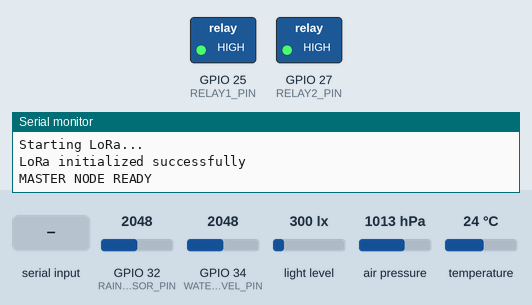
The sketch below on a simulated ESP32. Shown: switched loads named in the sketch (green lamp = pin HIGH), the last lines printed to the serial monitor. The inputs (shaded band) are chosen by the test bench; at power-on: GPIO 32 (RAIN_SENSOR_PIN) = 2048, GPIO 34 (WATER_LEVEL_PIN) = 2048, light level 300 lx, air pressure 1013 hPa, temperature 24 °C (analog values on the 0–4095 scale). No radio packets arrive unless stated.

Above: at 2.2 s.
2.3 s: "PUMP1_ON\n" received over Serial
At 3.1 s:
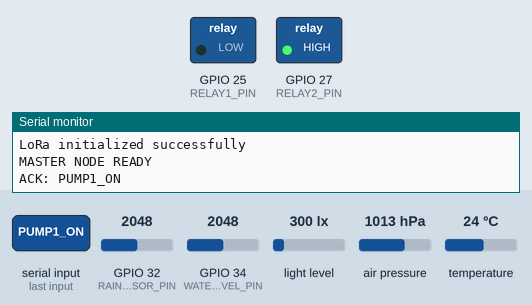
9.5 s: "PUMP1_OFF\n" received over Serial
At 10.7 s:
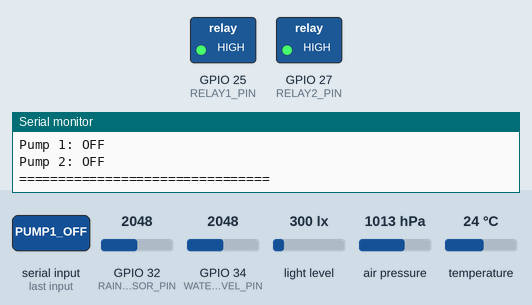
11.0 s: "PUMP2_ON\n" received over Serial
At 12.1 s:
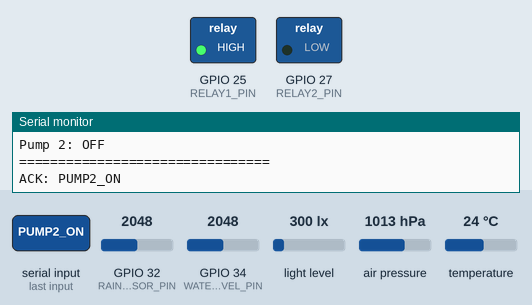
Timing chart, 0 to 13.5 s (numbered marks = the images above; inputs shaded):
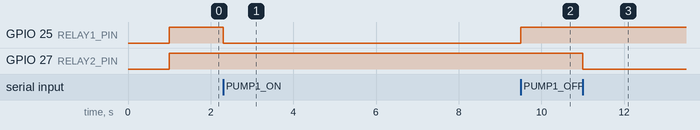

The sketch:

Master_Node.ino
```cpp
#include <Adafruit_BMP280.h>
#include <Arduino.h>
#include <BH1750.h>
#include <LoRa.h>
#include <Wire.h>

// =====================================================
// I2C
// =====================================================

#define I2C_SDA 21
#define I2C_SCL 22

// =====================================================
// RAIN SENSOR
// =====================================================

#define RAIN_SENSOR_PIN 32

// =====================================================
// WATER LEVEL SENSOR
// =====================================================

#define WATER_LEVEL_PIN 34

// =====================================================
// RELAYS
// =====================================================

#define RELAY1_PIN 25
#define RELAY2_PIN 27

// Many relay modules are active LOW.
// Change to false if your relay is active HIGH.

#define RELAY_ACTIVE_LOW true

// =====================================================
// LORA SX1278 RA-02
// =====================================================

#define LORA_SCK 18
#define LORA_MISO 19
#define LORA_MOSI 23
#define LORA_SS 5
#define LORA_RST 14
#define LORA_DIO0 26

#define LORA_FREQUENCY 433E6

// =====================================================
// SENSOR OBJECTS
// =====================================================

BH1750 lightSensor;

Adafruit_BMP280 bmp;

// =====================================================
// SENSOR VALUES
// =====================================================

int rainRaw = 0;
int waterLevelRaw = 0;

float lightLux = 0;
float pressure = 0;
float bmpTemperature = 0;

// =====================================================
// SLAVE DATA STRUCTURE
// =====================================================

struct SlaveData {

  int nodeID;

  float airTemperature;
  float airHumidity;

  int soilMoisture;
  int soilMoistureRaw;

  float soilTemperature;

  int rssi;

  unsigned long lastReceived;

  bool received;
};

// =====================================================
// TWO SLAVE NODES
// =====================================================

SlaveData slave1 = {1, 0, 0, 0, 0, 0, 0, 0, false};

SlaveData slave2 = {2, 0, 0, 0, 0, 0, 0, 0, false};

// =====================================================
// RELAY CONTROL
// =====================================================

void setRelay(int pin, bool on) {

  if (RELAY_ACTIVE_LOW) {

    digitalWrite(pin, on ? LOW : HIGH);

  } else {

    digitalWrite(pin, on ? HIGH : LOW);
  }
}

// =====================================================
// READ LOCAL SENSORS
// =====================================================

void readLocalSensors() {

  rainRaw = analogRead(RAIN_SENSOR_PIN);

  waterLevelRaw = analogRead(WATER_LEVEL_PIN);

  lightLux = lightSensor.readLightLevel();

  bmpTemperature = bmp.readTemperature();

  pressure = bmp.readPressure() / 100.0F;
}

// =====================================================
// PRINT LOCAL SENSORS
// =====================================================

void printLocalSensors() {

  Serial.println();
  Serial.println("========== MASTER SENSORS ==========");

  Serial.print("Rain Raw: ");
  Serial.println(rainRaw);

  Serial.print("Water Level Raw: ");
  Serial.println(waterLevelRaw);

  Serial.print("Light: ");
  Serial.print(lightLux);
  Serial.println(" lux");

  Serial.print("BMP Temperature: ");
  Serial.print(bmpTemperature);
  Serial.println(" °C");

  Serial.print("Pressure: ");
  Serial.print(pressure);
  Serial.println(" hPa");

  Serial.println("====================================");
}

// =====================================================
// PARSE SLAVE PACKET
// =====================================================

bool parseSlavePacket(String packet) {

  int nodeID;

  float airT;
  float airH;

  int soilM;
  int soilRaw;

  float soilT;

  int parsed = sscanf(packet.c_str(), "NODE=%d,T=%f,H=%f,SM=%d,SMRAW=%d,ST=%f",
                      &nodeID, &airT, &airH, &soilM, &soilRaw, &soilT);

  if (parsed != 6) {

    Serial.println("Invalid LoRa packet:");
    Serial.println(packet);

    return false;
  }

  SlaveData *node = nullptr;

  if (nodeID == 1) {

    node = &slave1;

  } else if (nodeID == 2) {

    node = &slave2;

  } else {

    Serial.print("Unknown node ID: ");
    Serial.println(nodeID);

    return false;
  }

  node->nodeID = nodeID;

  node->airTemperature = airT;

  node->airHumidity = airH;

  node->soilMoisture = soilM;

  node->soilMoistureRaw = soilRaw;

  node->soilTemperature = soilT;

  node->rssi = LoRa.packetRssi();

  node->lastReceived = millis();

  node->received = true;

  return true;
}

// =====================================================
// PRINT SLAVE DATA
// =====================================================

void printSlaveData(SlaveData &node) {

  Serial.println();

  Serial.print("========== SLAVE NODE ");
  Serial.print(node.nodeID);
  Serial.println(" ==========");

  Serial.print("Air Temperature: ");
  Serial.print(node.airTemperature);
  Serial.println(" °C");

  Serial.print("Air Humidity: ");
  Serial.print(node.airHumidity);
  Serial.println(" %");

  Serial.print("Soil Moisture: ");
  Serial.print(node.soilMoisture);
  Serial.println(" %");

  Serial.print("Soil Raw: ");
  Serial.println(node.soilMoistureRaw);

  Serial.print("Soil Temperature: ");
  Serial.print(node.soilTemperature);
  Serial.println(" °C");

  Serial.print("LoRa RSSI: ");
  Serial.print(node.rssi);
  Serial.println(" dBm");

  Serial.println("====================================");
}

// =====================================================
// RECEIVE LORA
// =====================================================

void receiveLoRa() {

  int packetSize = LoRa.parsePacket();

  if (!packetSize) {
    return;
  }

  String packet = "";

  while (LoRa.available()) {

    packet += (char)LoRa.read();
  }

  Serial.println();
  Serial.print("Received: ");
  Serial.println(packet);

  if (parseSlavePacket(packet)) {

    if (packet.indexOf("NODE=1") >= 0) {

      printSlaveData(slave1);
    }

    if (packet.indexOf("NODE=2") >= 0) {

      printSlaveData(slave2);
    }
  }
}

// =====================================================
// PROCESS COMMANDS FROM RASPBERRY PI
// =====================================================

bool manualRelayOverride1 = false;
bool manualRelayState1 = false;
bool manualRelayOverride2 = false;
bool manualRelayState2 = false;

void processSerialCommands() {
  while (Serial.available()) {
    String cmd = Serial.readStringUntil('\n');
    cmd.trim();
    if (cmd.length() == 0)
      continue;

    if (cmd.equalsIgnoreCase("PUMP1_ON")) {
      manualRelayOverride1 = true;
      manualRelayState1 = true;
      setRelay(RELAY1_PIN, true);
      Serial.println("ACK: PUMP1_ON");
    } else if (cmd.equalsIgnoreCase("PUMP1_OFF")) {
      manualRelayOverride1 = true;
      manualRelayState1 = false;
      setRelay(RELAY1_PIN, false);
      Serial.println("ACK: PUMP1_OFF");
    } else if (cmd.equalsIgnoreCase("PUMP2_ON")) {
      manualRelayOverride2 = true;
      manualRelayState2 = true;
      setRelay(RELAY2_PIN, true);
      Serial.println("ACK: PUMP2_ON");
    } else if (cmd.equalsIgnoreCase("PUMP2_OFF")) {
      manualRelayOverride2 = true;
      manualRelayState2 = false;
      setRelay(RELAY2_PIN, false);
      Serial.println("ACK: PUMP2_OFF");
    } else if (cmd.equalsIgnoreCase("AUTO_MODE")) {
      manualRelayOverride1 = false;
      manualRelayOverride2 = false;
      Serial.println("ACK: AUTO_MODE");
    }
  }
}

// =====================================================
// IRRIGATION LOGIC
// =====================================================

// This is a simple prototype control logic.
//
// IMPORTANT:
// Calibrate soil moisture and rain thresholds.
// Do not use this to operate pumps unattended
// until you test the relay and sensor behavior.

void irrigationControl() {

  bool rainDetected = rainRaw < 1500;

  // Rain sensor is used strictly for telemetry detection and display.
  // Pump switching is managed via edge station Python controller (Weather API driven).

  bool pump1On = false;
  bool pump2On = false;

  if (manualRelayOverride1) {
    pump1On = manualRelayState1;
  }

  if (manualRelayOverride2) {
    pump2On = manualRelayState2;
  }

  setRelay(RELAY1_PIN, pump1On);
  setRelay(RELAY2_PIN, pump2On);

  Serial.println();
  Serial.println("========== IRRIGATION ==========");

  Serial.print("Rain Detected: ");
  Serial.println(rainDetected ? "YES" : "NO");

  Serial.print("Pump 1: ");
  Serial.println(pump1On ? "ON" : "OFF");

  Serial.print("Pump 2: ");
  Serial.println(pump2On ? "ON" : "OFF");

  Serial.println("================================");
}

// =====================================================
// SETUP
// =====================================================

void setup() {

  Serial.begin(115200);

  delay(1000);

  Serial.println();
  Serial.println("================================");
  Serial.println("SIH 2026 MASTER NODE");
  Serial.println("================================");

  // ADC
  analogReadResolution(12);

  analogSetPinAttenuation(RAIN_SENSOR_PIN, ADC_11db);

  analogSetPinAttenuation(WATER_LEVEL_PIN, ADC_11db);

  // Relay setup
  pinMode(RELAY1_PIN, OUTPUT);
  pinMode(RELAY2_PIN, OUTPUT);

  // Start with pumps OFF
  setRelay(RELAY1_PIN, false);
  setRelay(RELAY2_PIN, false);

  // I2C
  Wire.begin(I2C_SDA, I2C_SCL);

  // BH1750
  if (lightSensor.begin(BH1750::CONTINUOUS_HIGH_RES_MODE)) {

    Serial.println("GY-302 initialized");

  } else {

    Serial.println("GY-302 initialization FAILED");
  }

  // BMP280
  if (bmp.begin(0x76)) {

    Serial.println("BMP280 initialized");

  } else if (bmp.begin(0x77)) {

    Serial.println("BMP280 initialized at 0x77");

  } else {

    Serial.println("BMP280 initialization FAILED");
  }

  // LoRa
  LoRa.setPins(LORA_SS, LORA_RST, LORA_DIO0);

  Serial.println("Starting LoRa...");

  if (!LoRa.begin(LORA_FREQUENCY)) {

    Serial.println("LoRa initialization FAILED!");

    while (true) {
      delay(1000);
    }
  }

  LoRa.setTxPower(17);

  LoRa.setSpreadingFactor(7);

  LoRa.setSignalBandwidth(125E3);

  LoRa.setCodingRate4(5);

  LoRa.enableCrc();

  Serial.println("LoRa initialized successfully");

  Serial.println("MASTER NODE READY");
}

// =====================================================
// LOOP
// =====================================================

void loop() {

  processSerialCommands();

  receiveLoRa();

  static unsigned long lastSensorRead = 0;

  static unsigned long lastIrrigation = 0;

  if (millis() - lastSensorRead >= 5000) {

    lastSensorRead = millis();

    readLocalSensors();

    printLocalSensors();
  }

  if (millis() - lastIrrigation >= 5000) {

    lastIrrigation = millis();

    irrigationControl();
  }
}
```

Measured:
- after the input at 2.3 s, GPIO 25 (RELAY1_PIN): HIGH → LOW at once
- after the input at 9.5 s, GPIO 25 (RELAY1_PIN): LOW → HIGH at once
- after the input at 11.0 s, GPIO 27 (RELAY2_PIN): HIGH → LOW at once
